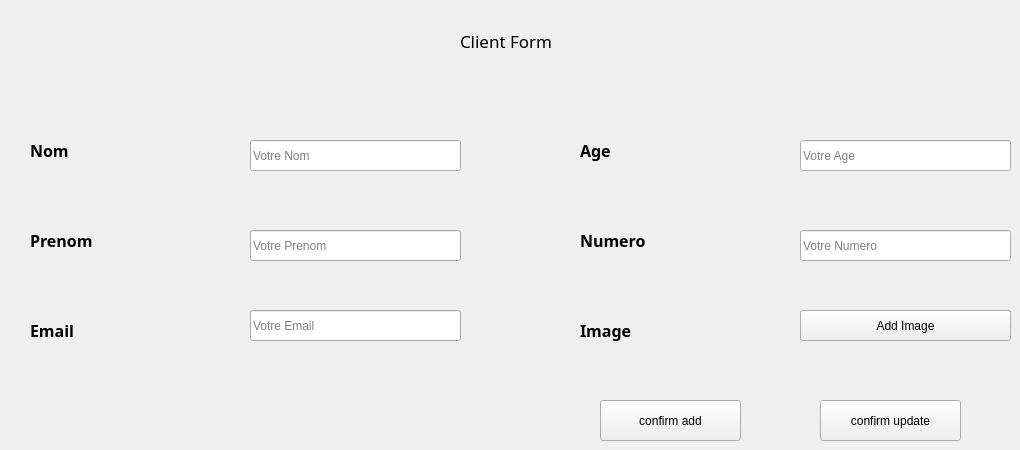
           <widget class="QWidget" name="border1">
            <widget class="QLabel" name="ahmed_title">
             <property name="geometry">
              <rect>
               <x>460</x>
               <y>30</y>
               <width>181</width>
               <height>21</height>
              </rect>
             </property>
             <property name="font">
              <font>
               <family>Nirmala UI Semilight</family>
               <pointsize>13</pointsize>
               <weight>50</weight>
               <bold>false</bold>
              </font>
             </property>
             <property name="text">
              <string>Client Form</string>
             </property>
            </widget>
            <widget class="QLabel" name="ahmed_list_icon_2">
             <property name="geometry">
              <rect>
               <x>580</x>
               <y>20</y>
               <width>50</width>
               <height>50</height>
              </rect>
             </property>
             <property name="font">
              <font>
               <pointsize>6</pointsize>
               <weight>75</weight>
               <bold>true</bold>
              </font>
             </property>
             <property name="text">
              <string/>
             </property>
             <property name="pixmap">
              <pixmap resource="resource.qrc">:/icon/icon/edit_1443396.png</pixmap>
             </property>
             <property name="scaledContents">
              <bool>true</bool>
             </property>
            </widget>
            <widget class="QLabel" name="ahmed_course_nom">
             <property name="geometry">
              <rect>
               <x>30</x>
               <y>130</y>
               <width>131</width>
               <height>41</height>
              </rect>
             </property>
             <property name="font">
              <font>
               <family>Nirmala UI Semilight</family>
               <pointsize>12</pointsize>
               <weight>75</weight>
               <bold>true</bold>
              </font>
             </property>
             <property name="text">
              <string>Nom</string>
             </property>
            </widget>
            <widget class="QLabel" name="ahmed_course_prenom">
             <property name="geometry">
              <rect>
               <x>30</x>
               <y>220</y>
               <width>131</width>
               <height>41</height>
              </rect>
             </property>
             <property name="font">
              <font>
               <family>Nirmala UI Semilight</family>
               <pointsize>12</pointsize>
               <weight>75</weight>
               <bold>true</bold>
              </font>
             </property>
             <property name="text">
              <string>Prenom</string>
             </property>
            </widget>
            <widget class="QLabel" name="ahmed_course_state">
             <property name="geometry">
              <rect>
               <x>30</x>
               <y>310</y>
               <width>131</width>
               <height>41</height>
              </rect>
             </property>
             <property name="font">
              <font>
               <family>Nirmala UI Semilight</family>
               <pointsize>12</pointsize>
               <weight>75</weight>
               <bold>true</bold>
              </font>
             </property>
             <property name="text">
              <string>Email</string>
             </property>
            </widget>
            <widget class="QLineEdit" name="ahmed_put_name">
             <property name="geometry">
              <rect>
               <x>250</x>
               <y>140</y>
               <width>211</width>
               <height>31</height>
              </rect>
             </property>
             <property name="placeholderText">
              <string>Votre Nom</string>
             </property>
            </widget>
            <widget class="QLineEdit" name="ahmed_put_prenom">
             <property name="geometry">
              <rect>
               <x>250</x>
               <y>230</y>
               <width>211</width>
               <height>31</height>
              </rect>
             </property>
             <property name="placeholderText">
              <string>Votre Prenom</string>
             </property>
            </widget>
            <widget class="QLineEdit" name="ahmed_put_email">
             <property name="geometry">
              <rect>
               <x>250</x>
               <y>310</y>
               <width>211</width>
               <height>31</height>
              </rect>
             </property>
             <property name="placeholderText">
              <string>Votre Email</string>
             </property>
            </widget>
            <widget class="QPushButton" name="ahmed_confirm_add">
             <property name="geometry">
              <rect>
               <x>600</x>
               <y>400</y>
               <width>141</width>
               <height>41</height>
              </rect>
             </property>
             <property name="text">
              <string>confirm add</string>
             </property>
             <property name="checkable">
              <bool>true</bool>
             </property>
            </widget>
            <widget class="QPushButton" name="ahmed_confirm_update">
             <property name="geometry">
              <rect>
               <x>820</x>
               <y>400</y>
               <width>141</width>
               <height>41</height>
              </rect>
             </property>
             <property name="text">
              <string>confirm update</string>
             </property>
            </widget>
            <widget class="QLabel" name="ahmed_confirm_icon">
             <property name="geometry">
              <rect>
               <x>710</x>
               <y>370</y>
               <width>50</width>
               <height>50</height>
              </rect>
             </property>
             <property name="text">
              <string/>
             </property>
             <property name="pixmap">
              <pixmap resource="resource.qrc">:/icon/icon/check-mark_1207330.png</pixmap>
             </property>
             <property name="scaledContents">
              <bool>true</bool>
             </property>
            </widget>
            <widget class="QLabel" name="ahmed_update_icon">
             <property name="geometry">
              <rect>
               <x>949</x>
               <y>380</y>
               <width>41</width>
               <height>41</height>
              </rect>
             </property>
             <property name="text">
              <string/>
             </property>
             <property name="pixmap">
              <pixmap resource="resource.qrc">:/icon/icon/loading-arrows_11140996.png</pixmap>
             </property>
             <property name="scaledContents">
              <bool>true</bool>
             </property>
            </widget>
            <widget class="QLineEdit" name="ahmed_put_age">
             <property name="geometry">
              <rect>
               <x>800</x>
               <y>140</y>
               <width>211</width>
               <height>31</height>
              </rect>
             </property>
             <property name="placeholderText">
              <string>Votre Age</string>
             </property>
            </widget>
            <widget class="QLabel" name="ahmed_course_age">
             <property name="geometry">
              <rect>
               <x>580</x>
               <y>130</y>
               <width>131</width>
               <height>41</height>
              </rect>
             </property>
             <property name="font">
              <font>
               <family>Nirmala UI Semilight</family>
               <pointsize>12</pointsize>
               <weight>75</weight>
               <bold>true</bold>
              </font>
             </property>
             <property name="text">
              <string>Age</string>
             </property>
            </widget>
            <widget class="QLabel" name="ahmed_course_numero">
             <property name="geometry">
              <rect>
               <x>580</x>
               <y>220</y>
               <width>131</width>
               <height>41</height>
              </rect>
             </property>
             <property name="font">
              <font>
               <family>Nirmala UI Semilight</family>
               <pointsize>12</pointsize>
               <weight>75</weight>
               <bold>true</bold>
              </font>
             </property>
             <property name="text">
              <string>Numero</string>
             </property>
            </widget>
            <widget class="QLineEdit" name="ahmed_put_numero">
             <property name="geometry">
              <rect>
               <x>800</x>
               <y>230</y>
               <width>211</width>
               <height>31</height>
              </rect>
             </property>
             <property name="placeholderText">
              <string>Votre Numero</string>
             </property>
            </widget>
            <widget class="QPushButton" name="ahmed_image_add">
             <property name="geometry">
              <rect>
               <x>800</x>
               <y>310</y>
               <width>211</width>
               <height>31</height>
              </rect>
             </property>
             <property name="text">
              <string>Add Image</string>
             </property>
             <property name="checkable">
              <bool>true</bool>
             </property>
            </widget>
            <widget class="QLabel" name="ahmed_image">
             <property name="geometry">
              <rect>
               <x>580</x>
               <y>310</y>
               <width>131</width>
               <height>41</height>
              </rect>
             </property>
             <property name="font">
              <font>
               <family>Nirmala UI Semilight</family>
               <pointsize>12</pointsize>
               <weight>75</weight>
               <bold>true</bold>
              </font>
             </property>
             <property name="text">
              <string>Image</string>
             </property>
            </widget>
           </widget>
